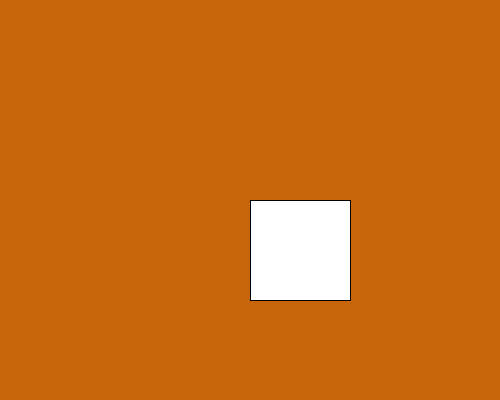
Frame 1 (no input)
Frame 60 (the mouse pressed at the canvas centre just before this capture): identical to frame 1, image omitted
Frame 120 (the mouse held since frame 60 and released just before this capture): identical to frame 1, image omitted

The Processing sketch that drew this single still picture (run headless with seeded random() and noise(); from frame 60 on, the mouse is pressed at the canvas centre):

// Processing sketch: rect
// ── rect.pde
void setup(){
  size(500, 400);
}

void draw(){
  background(200, 100, 10);
  rect(250, 200, 100, 100);
}
